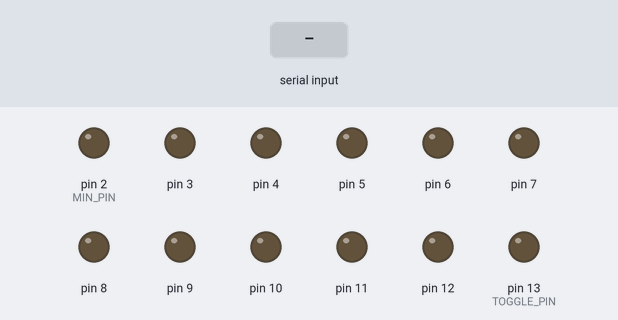
The sketch below on a simulated Arduino Uno, built with avr-gcc and run on an emulated ATmega328P. On the bench: output pins drawn as LEDs (lit = HIGH). The inputs (shaded band) are chosen by the test bench. What the sketch prints to the serial monitor is not drawn.

Above: at 1.2 s.
1.3 s: "D2\n" received over Serial
At 1.54 s:
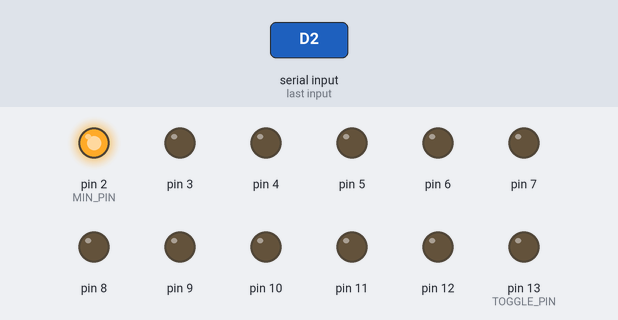
3.2 s: "D12\n" received over Serial
At 3.6 s:
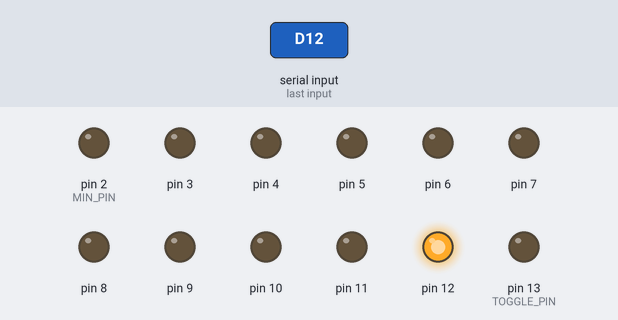
5.2 s: "D13\n" received over Serial
At 5.9 s:
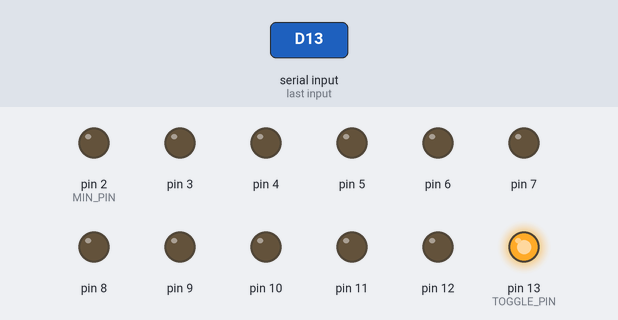
6.7 s: "D2\n" received over Serial
At 7.0 s:
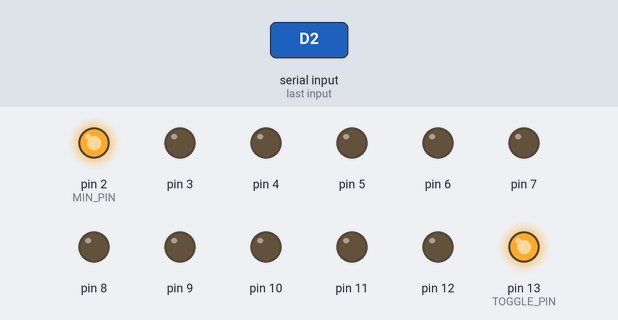
8.7 s: "D12\n" received over Serial
At 8.95 s:
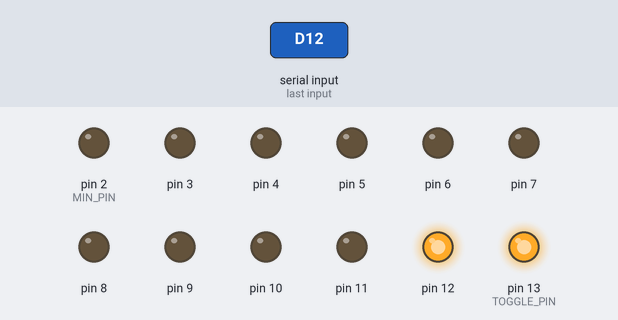
Timing chart, 0 to 11.6 s (numbered marks = the images above; inputs shaded):
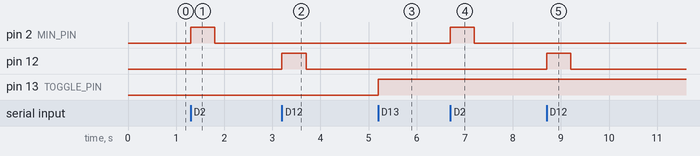

Measured:
- after the input at 1.3 s, pin 2 (MIN_PIN): LOW → HIGH at once, → LOW 0.50 s later
- after the input at 3.2 s, pin 12: LOW → HIGH at once, → LOW 0.50 s later
- after the input at 5.2 s, pin 13 (TOGGLE_PIN): LOW → HIGH at once
- after the input at 6.7 s, pin 2 (MIN_PIN): LOW → HIGH at once, → LOW 0.50 s later
- after the input at 8.7 s, pin 12: LOW → HIGH at once, → LOW 0.50 s later

The sketch:

rattracker_io.ino
```cpp
/*
  rattracker_io.ino
  Digital I/O slave for the rat-tracker rig.

  Protocol (newline-terminated ASCII over Serial @ 115200 baud):
    PC -> Arduino:
      "PING"         -> Arduino replies "PONG"
      "D2".."D12"    -> Arduino sets pin HIGH for 500 ms, then LOW
      "D13"          -> Arduino TOGGLES pin (HIGH<->LOW, latches)
      anything else  -> Arduino replies "ERR <msg>"

    Arduino -> PC:
      On boot:        "READY" (so the PC can confirm the sketch is alive)
      For PING:       "PONG"
      For D2..D13:    no reply (fire-and-forget); use PING for liveness
      For garbage:    "ERR ..."

  Notes:
    D0, D1 are reserved for the USB-Serial bridge — do NOT use as outputs.
    All other digital pins are configured as OUTPUT, LOW at boot.
    For D13 the on-board LED reflects the toggle state.
*/

const uint8_t MIN_PIN = 2;
const uint8_t MAX_PIN = 13;
const uint8_t TOGGLE_PIN = 13;
const uint16_t PULSE_MS = 500;
const uint32_t BAUD = 115200;

// We don't block in delay() while pulsing; track each pulse independently
// so commands that arrive during a pulse on a different pin still fire.
// (A second command on the same pin while it's still pulsing extends the
// pulse — last-write-wins on the deadline.)
uint32_t pulse_deadline_ms[MAX_PIN + 1] = {0};

String inbuf;

void setup() {
  Serial.begin(BAUD);
  for (uint8_t p = MIN_PIN; p <= MAX_PIN; ++p) {
    pinMode(p, OUTPUT);
    digitalWrite(p, LOW);
  }
  inbuf.reserve(16);
  // Give the host a moment to open the port, then announce.
  delay(50);
  Serial.println("READY");
}

void handle_command(const String& cmd) {
  if (cmd == "PING") {
    Serial.println("PONG");
    return;
  }

  // Expect "D<n>"
  if (cmd.length() < 2 || cmd[0] != 'D') {
    Serial.print("ERR unknown ");
    Serial.println(cmd);
    return;
  }

  long pin = cmd.substring(1).toInt();
  if (pin < MIN_PIN || pin > MAX_PIN) {
    Serial.print("ERR pin_out_of_range ");
    Serial.println(cmd);
    return;
  }

  if ((uint8_t)pin == TOGGLE_PIN) {
    // Toggle: read current state, flip it, write it back.
    int cur = digitalRead(TOGGLE_PIN);
    digitalWrite(TOGGLE_PIN, cur == HIGH ? LOW : HIGH);
    // Cancel any pending pulse deadline on D13 (toggle latches).
    pulse_deadline_ms[TOGGLE_PIN] = 0;
  } else {
    // Pulse: HIGH now, schedule LOW for now+500ms.
    digitalWrite((uint8_t)pin, HIGH);
    pulse_deadline_ms[pin] = millis() + PULSE_MS;
  }
}

void loop() {
  // Non-blocking pulse end check — handle each pin's deadline.
  uint32_t now = millis();
  for (uint8_t p = MIN_PIN; p <= MAX_PIN; ++p) {
    if (p == TOGGLE_PIN) continue;
    if (pulse_deadline_ms[p] != 0 && (int32_t)(now - pulse_deadline_ms[p]) >= 0) {
      digitalWrite(p, LOW);
      pulse_deadline_ms[p] = 0;
    }
  }

  // Read serial up to newline. Discard '\r' so CRLF works the same as LF.
  while (Serial.available() > 0) {
    char c = (char)Serial.read();
    if (c == '\r') continue;
    if (c == '\n') {
      inbuf.trim();
      if (inbuf.length() > 0) {
        handle_command(inbuf);
      }
      inbuf = "";
    } else {
      inbuf += c;
      if (inbuf.length() > 24) {
        // Runaway input; reset to avoid heap thrash.
        inbuf = "";
      }
    }
  }
}
```
